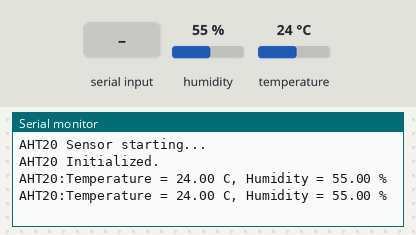
A sketch run on a simulated Arduino Mega 2560, built with avr-gcc and run on an emulated ATmega2560. Parts: the last lines printed to the serial monitor. The inputs (shaded band) are chosen by the test bench; at power-on: humidity 55 %, temperature 24 °C.

Above: at 1.2 s.
1.3 s: "restartDevice\n" received over Serial
2.8 s: "SET_INTERVAL:\n" received over Serial
At 3.5 s:
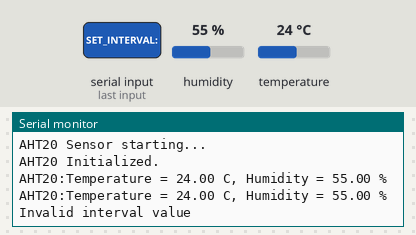
4.3 s: humidity set to 22 %
At 5.6 s:
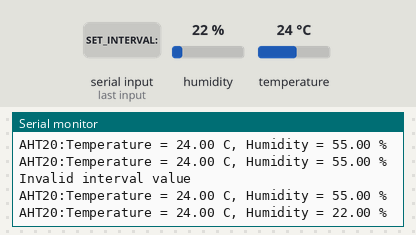
5.8 s: temperature set to 12 °C
At 6.4 s:
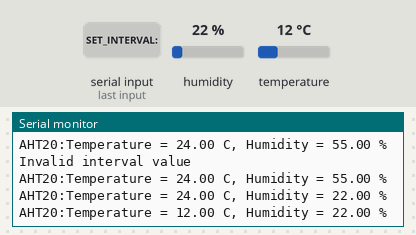
7.3 s: humidity set to 40 %
At 8.9 s:
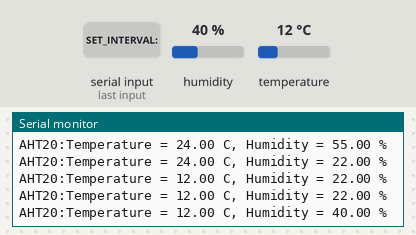
Timing chart, 0 to 9.8 s (numbered marks = the images above; inputs shaded):
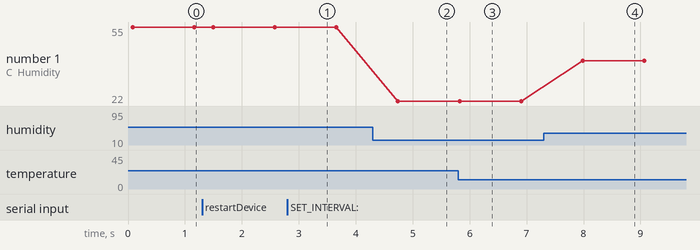

The sketch:

AHT20_UI.ino
```cpp
/*
  Component: AHT20 Temperature & Humidity Sensor (WITH UI)
  Target: Arduino Mega 2560
  Wiring: I2C (SDA -> Pin 20, SCL -> Pin 21)
*/

#include <Wire.h>
#include <Adafruit_AHTX0.h>

// Initialize the AHT20 sensor object
Adafruit_AHTX0 aht;

// -------------------------------------------------------
// UI State
// -------------------------------------------------------
#define CMD_BUF_SIZE 64
char cmd_buf[CMD_BUF_SIZE];
int  cmd_len          = 0;
int  interval_ms      = 1000;  // Default 1 second
bool interval_updated = false;

// -------------------------------------------------------
// process_commands()
// -------------------------------------------------------
void process_commands(char *buf) {
  // 1. restartDevice
  if (strstr(buf, "restartDevice")) {
    Serial.println(F("Rebooting..."));
    delay(50);
    void (*resetFunc)(void) = 0; // Software reset
    resetFunc();
    return;
  }

  // 2. SET_INTERVAL:<seconds>
  char *p = strstr(buf, "SET_INTERVAL:");
  if (p) {
    p += strlen("SET_INTERVAL:");
    while (*p != '\0' && !isdigit((unsigned char)*p)) p++;

    if (isdigit((unsigned char)*p)) {
      int value = atoi(p);
      if (value > 0) {
        interval_ms      = value * 1000;
        interval_updated = true;
        Serial.print(F("Interval updated to "));
        Serial.print(value);
        Serial.println(F(" seconds"));
      } else {
        Serial.println(F("Invalid interval value (must be > 0)"));
      }
    } else {
      Serial.println(F("Invalid interval value"));
    }
  }

  // Reset buffer
  cmd_len = 0;
  memset(cmd_buf, 0, sizeof(cmd_buf));
}

// -------------------------------------------------------
// ui_poll()
// -------------------------------------------------------
void ui_poll() {
  while (Serial.available() > 0) {
    char c = Serial.read();

    if (c == '\r' || c == '\n') {
      if (cmd_len > 0) {
        cmd_buf[cmd_len] = '\0';
        process_commands(cmd_buf);
        cmd_len = 0;
        memset(cmd_buf, 0, sizeof(cmd_buf));
      }
    } else if (cmd_len < CMD_BUF_SIZE - 1) {
      cmd_buf[cmd_len++] = c;
    }
  }
}

// -------------------------------------------------------
// SETUP
// -------------------------------------------------------
void setup() {
  Serial.begin(115200);
  Serial.println(F("AHT20 Sensor starting..."));

  // Initialize the sensor
  if (!aht.begin()) {
    Serial.println(F("Could not find a valid AHT20 sensor, check wiring!"));
    while (1) { delay(10); }
  }

  Serial.println(F("AHT20 Initialized."));
}

// -------------------------------------------------------
// LOOP
// -------------------------------------------------------
void loop() {
  // Read sensor events
  sensors_event_t humidity, temp;
  aht.getEvent(&humidity, &temp);

  // Print exact matching string format
  Serial.print(F("AHT20:Temperature = "));
  Serial.print(temp.temperature, 2);
  Serial.print(F(" C, Humidity = "));
  Serial.print(humidity.relative_humidity, 2);
  Serial.println(F(" %"));

  // ---- Wait for interval, polling UI every 100ms ----
  int elapsed_ms = 0;
  interval_updated = false;

  while (elapsed_ms < interval_ms) {
    ui_poll();

    if (interval_updated) {
      interval_updated = false;
      break; // restart immediately with new interval
    }

    delay(100);
    elapsed_ms += 100;
  }
}
```

Measured:
- after the input at 2.8 s, the serial monitor: prints a new line after 0.08 s (image 1)
- after the input at 4.3 s, the serial monitor: prints a new line after 0.44 s (image 2)
- after the input at 5.8 s, the serial monitor: prints a new line at once (image 3)
- after the input at 7.3 s, the serial monitor: prints a new line after 0.69 s (image 4)
- plotted number 1: 55 → 22 after the input at 4.3 s, 22 → 40 after the input at 7.3 s
